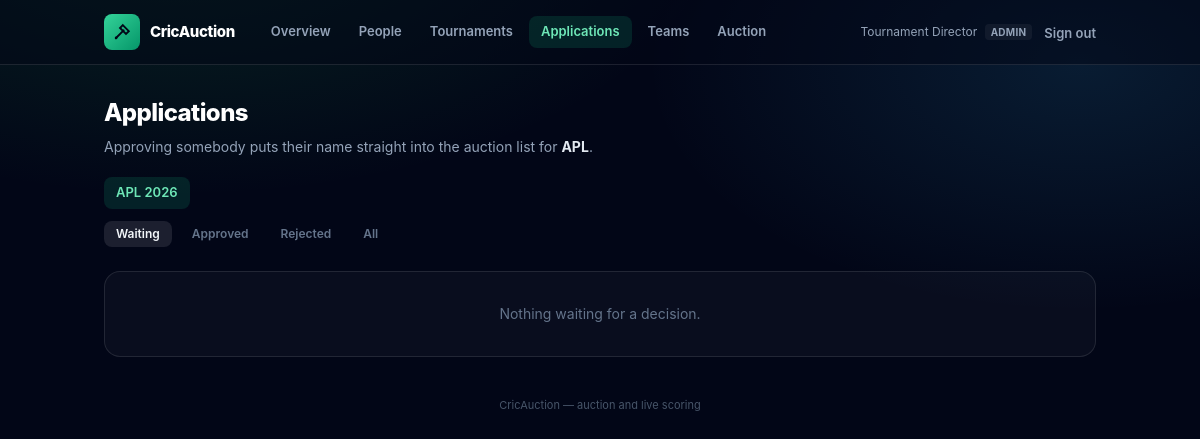
Page /admin/applications.php (signed in) on the committed database.
### tables this page shows
CREATE TABLE `users` (
    `id`             INT UNSIGNED NOT NULL AUTO_INCREMENT,
    `username`       VARCHAR(40)      NULL,   
    `name`           VARCHAR(120) NOT NULL,
    `email`          VARCHAR(190) NOT NULL,   
    `phone`          VARCHAR(20)      NULL,
    `address`        VARCHAR(255)     NULL,
    `photo_path`     VARCHAR(255)     NULL,   
    `player_type`    ENUM('batsman','batting_all_rounder','all_rounder','bowling_all_rounder','wicket_keeper','bowler') NULL,
    `password_hash`  VARCHAR(255) NOT NULL,
 
    `must_change_password` TINYINT(1) NOT NULL DEFAULT 0,
    `role`           ENUM('admin','team_owner','scorer','viewer','player') NOT NULL DEFAULT 'viewer',
    `status`         ENUM('pending','approved','rejected','suspended') NOT NULL DEFAULT 'approved',
    `approved_by`    INT UNSIGNED     NULL,
    `approved_at`    DATETIME         NULL,
    `team_id`        INT UNSIGNED     NULL,   
    `avatar_url`     VARCHAR(255)     NULL,
    `is_active`      TINYINT(1)   NOT NULL DEFAULT 1,
    `last_login_at`  DATETIME         NULL,
    `created_at`     TIMESTAMP    NOT NULL DEFAULT CURRENT_TIMESTAMP,
    `updated_at`     TIMESTAMP    NOT NULL DEFAULT CURRENT_TIMESTAMP ON UPDATE CURRENT_TIMESTAMP,

    PRIMARY KEY (`id`),
    UNIQUE KEY `uq_users_email` (`email`),
    UNIQUE KEY `uq_users_username` (`username`),
 
    UNIQUE KEY `uq_users_owner_team` (`team_id`),
    KEY `idx_users_role` (`role`, `is_active`),
    KEY `idx_users_status` (`status`, `role`),

    CONSTRAINT `fk_users_team`
        FOREIGN KEY (`team_id`) REFERENCES `teams` (`id`),
    CONSTRAINT `fk_users_approved_by`
        FOREIGN KEY (`approved_by`) REFERENCES `users` (`id`),

 
    CONSTRAINT `chk_users_team_role` CHECK (
        (`role` = 'team_owner' AND `team_id` IS NOT NULL)
        OR (`role` <> 'team_owner' AND `team_id` IS NULL)
    )
);

CREATE TABLE `tournaments` (
    `id`                 INT UNSIGNED    NOT NULL AUTO_INCREMENT,
    `name`               VARCHAR(120)    NOT NULL,
    `season_year`        SMALLINT UNSIGNED NOT NULL,
    `logo_url`           VARCHAR(255)        NULL,

 
    `secret_code`        VARCHAR(16)         NULL,

 
    `start_date`         DATE                NULL,
    `auction_date`       DATE                NULL,   
    `end_date`           DATE                NULL,
 
    `team_name_change_deadline` DATE          NULL,
    `registration_open`  TINYINT(1)      NOT NULL DEFAULT 1,

 
    `purse_per_team`     DECIMAL(14,2)   NOT NULL DEFAULT 10000000.00,
    `min_squad_size`     TINYINT UNSIGNED NOT NULL DEFAULT 11,
    `max_squad_size`     TINYINT UNSIGNED NOT NULL DEFAULT 15,
    `max_overseas`       TINYINT UNSIGNED NOT NULL DEFAULT 4,
    `bid_increment`      DECIMAL(14,2)   NOT NULL DEFAULT 500000.00,
    `bid_timer_seconds`  SMALLINT UNSIGNED NOT NULL DEFAULT 30,

 
    `overs_per_innings`  TINYINT UNSIGNED NOT NULL DEFAULT 20,
    `balls_per_over`     TINYINT UNSIGNED NOT NULL DEFAULT 6,

    `status`             ENUM('draft','auction','ongoing','completed') NOT NULL DEFAULT 'draft',
    `created_at`         TIMESTAMP       NOT NULL DEFAULT CURRENT_TIMESTAMP,
    `updated_at`         TIMESTAMP       NOT NULL DEFAULT CURRENT_TIMESTAMP ON UPDATE CURRENT_TIMESTAMP,

    PRIMARY KEY (`id`),
    UNIQUE KEY `uq_tournament_name_season` (`name`, `season_year`),
    UNIQUE KEY `uq_tournament_secret` (`secret_code`),
    KEY `idx_tournament_status` (`status`),

    CONSTRAINT `chk_tournament_squad`   CHECK (`max_squad_size` >= `min_squad_size`),
    CONSTRAINT `chk_tournament_purse`   CHECK (`purse_per_team` > 0),
    CONSTRAINT `chk_tournament_overs`   CHECK (`overs_per_innings` BETWEEN 1 AND 50)
);

### app/Core/Security.php (called while the page is built, shortened)
<?php
final class Security
{
    public static function e(?string $value): string
    {
        return htmlspecialchars((string) $value, ENT_QUOTES | ENT_SUBSTITUTE, 'UTF-8');
    }
}

### config/config.php (called while the page is built, shortened)
<?php
require_once BASE_PATH . '/app/Core/Env.php';
spl_autoload_register(static function (string $class): void {
    $prefix = 'App\\';
    $relative = str_replace('\\', '/', substr($class, strlen($prefix)));
    $file     = BASE_PATH . '/app/' . $relative . '.php';
});
require_once BASE_PATH . '/config/db.php';
if (!function_exists('e')) {
    function e(?string $value): string
    {
        return Security::e($value);
    }
}

### app/Core/Auth.php (called while the page is built, shortened)
<?php
final class Auth
{
    public static function user(): ?array
    {
        return $_SESSION['user'] ?? null;
    }
    public static function id(): ?int
    {
        $id = self::user()['id'] ?? null;
        return $id === null ? null : (int) $id;
    }
    public static function refresh(): bool
    {
        $id = self::id();
        try {
            $row = \Database::one(
                'SELECT role, status, team_id, must_change_password, is_active
                   FROM users WHERE id = :id',
                [':id' => $id]
            );
        } catch (\Throwable) {
            return true;
        }
        return true;
    }
    public static function require(string ...$roles): void
    {
        $base = defined('APP_URL') && APP_URL !== '' ? APP_URL : '';
        if (!self::refresh()) {
            self::logout();
            header('Location: ' . $base . '/login.php?ended=1');
            exit;
        }
    }
}

### app/Core/Env.php (called while the page is built, shortened)
<?php
final class Env
{
    private static ?array $vars = null;
    public static function load(string $path): void
    {
        if (self::$vars !== null) {
            return;
        }
        self::$vars = [];
        if (!is_readable($path)) {
            return;
        }
    }
    public static function get(string $key, ?string $default = null): ?string
    {
        return self::$vars[$key] ?? $default;
    }
}

### config/db.php (called while the page is built, shortened)
<?php
require_once __DIR__ . '/../app/Core/Env.php';
final class Database
{
    private static ?PDO $instance = null;
    public static function pdo(): PDO
    {
        if (self::$instance instanceof PDO) {
            return self::$instance;
        }
        $host    = Env::get('DB_HOST', '127.0.0.1');
        $port    = Env::get('DB_PORT', '3306');
        $name    = Env::get('DB_NAME', 'cric_auction');
        $charset = Env::get('DB_CHARSET', 'utf8mb4');
        $dsn = sprintf('mysql:host=%s;port=%s;dbname=%s;charset=%s', $host, $port, $name, $charset);
        $options = [
            PDO::ATTR_ERRMODE            => PDO::ERRMODE_EXCEPTION,
            PDO::ATTR_DEFAULT_FETCH_MODE => PDO::FETCH_ASSOC,
            PDO::ATTR_EMULATE_PREPARES   => false,
            PDO::ATTR_STRINGIFY_FETCHES  => false,
            PDO::ATTR_PERSISTENT         => false,
            PDO::MYSQL_ATTR_INIT_COMMAND =>
                "SET SESSION sql_mode='STRICT_ALL_TABLES,NO_ENGINE_SUBSTITUTION', time_zone='+00:00'",
        ];
        try {
            self::$instance = new PDO($dsn, (string) Env::get('DB_USER', ''), (string) Env::get('DB_PASS', ''), $options);
        } catch (PDOException $e) {
            error_log('[DB] connection failed: ' . $e->getMessage());
            if (Env::get('APP_ENV', 'local') === 'production') {
                http_response_code(503);
                exit('Service temporarily unavailable.');
            }
            throw new RuntimeException(
                'Database connection failed. Check .env and that MySQL is running. (' . $e->getMessage() . ')',
                (int) $e->getCode(),
                $e
            );
        }
        return self::$instance;
    }
    public static function run(string $sql, array $params = []): PDOStatement
    {
        $stmt = self::pdo()->prepare($sql);
        foreach ($params as $key => $value) {
            $type = match (true) {
                is_int($value)  => PDO::PARAM_INT,
                is_bool($value) => PDO::PARAM_BOOL,
                is_null($value) => PDO::PARAM_NULL,
                default         => PDO::PARAM_STR,
            };
            $stmt->bindValue(is_int($key) ? $key + 1 : $key, $value, $type);
        }
        $stmt->execute();
        return $stmt;
    }
    public static function all(string $sql, array $params = []): array
    {
        return self::run($sql, $params)->fetchAll();
    }
    public static function one(string $sql, array $params = []): ?array
    {
        $row = self::run($sql, $params)->fetch();
        return is_array($row) ? $row : null;
    }
}

### app/Services/TournamentService.php (called while the page is built, shortened)
<?php
final class TournamentService
{
    public function find(int $tournamentId): array
    {
        $row = Database::one('SELECT * FROM tournaments WHERE id = :id', [':id' => $tournamentId]);
        return $row;
    }
    public function listTournaments(): array
    {
        return Database::all(
            'SELECT t.*,
                    (SELECT COUNT(*) FROM teams   WHERE tournament_id = t.id) AS team_count,
                    (SELECT COUNT(*) FROM players WHERE tournament_id = t.id) AS player_count,
                    (SELECT COUNT(*) FROM tournament_registrations
                      WHERE tournament_id = t.id AND status = \'pending\')    AS pending_count
               FROM tournaments t
           ORDER BY t.season_year DESC, t.name'
        );
    }
    public function applications(int $tournamentId, string $status = 'pending'): array
    {
        return Database::all(
            'SELECT r.id, r.status, r.applied_at, r.note,
                    u.id AS user_id, u.username, u.name, u.email, u.phone, u.address,
                    u.photo_path, u.player_type, u.status AS user_status,
                    d.name AS decided_by_name, r.decided_at
               FROM tournament_registrations r
               JOIN users u ON u.id = r.user_id
          LEFT JOIN users d ON d.id = r.decided_by
              WHERE r.tournament_id = :t
                AND (:all = 1 OR r.status = :status)
           ORDER BY r.applied_at',
            [':t' => $tournamentId, ':all' => $status === 'all' ? 1 : 0, ':status' => $status]
        );
    }
}

### public/admin/applications.php (the view, shortened to what this page needs)
<?php
require_once dirname(dirname(__DIR__)) . '/config/config.php';
require_once BASE_PATH . '/app/Views/layouts/shell.php';
Auth::require(Auth::ROLE_ADMIN);
$tournaments = new TournamentService();
$all = $tournaments->listTournaments();
    ?>
    <?php
$tournamentId = isset($_GET['tournament']) ? (int) $_GET['tournament'] : (int) $all[0]['id'];
$status       = (string) ($_GET['status'] ?? 'pending');
$tournament   = $tournaments->find($tournamentId);
$queue        = $tournaments->applications($tournamentId, $status);
$links = [
    ['href' => 'index.php',        'label' => 'Overview'],
    ['href' => 'users.php',        'label' => 'People'],
    ['href' => 'tournaments.php',  'label' => 'Tournaments'],
    ['href' => 'applications.php', 'label' => 'Applications', 'current' => true],
    ['href' => 'teams.php',        'label' => 'Teams'],
    ['href' => 'auction.php',      'label' => 'Auction'],
];
page_head('Applications', '../', $links);
?>
<h1 class="text-2xl font-extrabold tracking-tight text-white">Applications</h1>
<p class="mt-2 text-sm text-slate-400">
    Approving somebody puts their name straight into the auction list for
    <strong class="text-slate-200"><?= e((string) $tournament['name']) ?></strong>.
</p>
<div class="no-bar mt-5 flex gap-2 overflow-x-auto">
    <?php foreach ($all as $row): ?>
        <a href="applications.php?tournament=<?= (int) $row['id'] ?>&status=<?= e($status) ?>"
           class="whitespace-nowrap rounded-lg px-3 py-1.5 text-[13px] font-semibold transition <?=
               (int) $row['id'] === $tournamentId
                   ? 'bg-emerald-500/15 text-emerald-300'
                   : 'border border-white/10 text-slate-400 hover:bg-white/5' ?>">
            <?= e((string) $row['name']) ?> <?= e((string) $row['season_year']) ?>
        </a>
    <?php endforeach; ?>
</div>
<div class="no-bar mt-3 flex gap-2 overflow-x-auto">
    <?php foreach (['pending' => 'Waiting', 'approved' => 'Approved', 'rejected' => 'Rejected', 'all' => 'All'] as $value => $label): ?>
        <a href="applications.php?tournament=<?= $tournamentId ?>&status=<?= e($value) ?>"
           class="whitespace-nowrap rounded-lg px-3 py-1 text-[12px] font-semibold transition <?=
               $status === $value ? 'bg-white/10 text-slate-100' : 'text-slate-500 hover:text-slate-300' ?>">
            <?= e($label) ?>
        </a>
    <?php endforeach; ?>
</div>
<?php if ($queue === []): ?>
    <p class="mt-6 rounded-2xl border border-white/10 bg-white/[0.03] p-8 text-center text-sm text-slate-500">
        <?= $status === 'pending' ? 'Nothing waiting for a decision.' : 'Nothing here.' ?>
    </p>
<?php endif; ?>
<?php page_foot(); ?>

### app/Views/layouts/shell.php (shortened to what this page needs)
<?php
function page_head(string $title, string $up = '', array $links = []): void
{
    $user = Auth::user();
    ?><!DOCTYPE html>
<html lang="en" class="dark">
<head>
    <link rel="stylesheet" href="<?= e($up) ?>assets/css/app.css">
</head>
<body class="bg-gate min-h-screen font-sans text-slate-200">
<header class="border-b border-white/10 bg-slate-950/50">
    <div class="mx-auto flex max-w-5xl flex-wrap items-center gap-x-6 gap-y-3 px-4 py-3.5">
        <a href="<?= e($up) ?>index.php" class="flex items-center gap-2.5">
            <span class="grid h-9 w-9 place-items-center rounded-lg bg-gradient-to-br from-emerald-400 to-emerald-600">
                <svg viewBox="0 0 24 24" class="h-5 w-5 text-slate-950" fill="none" stroke="currentColor" stroke-width="2.2" stroke-linecap="round">
                    <path d="M4.5 19.5 14 10"/><path d="M13 3.8 20.2 11l-3.4 3.4L9.6 7.2z"/><circle cx="5" cy="19" r="1.6" fill="currentColor" stroke="none"/>
                </svg>
            </span>
            <span class="text-[15px] font-extrabold tracking-tight text-white"><?= e(APP_NAME) ?></span>
        </a>
        <?php if ($links !== []): ?>
            <nav class="no-bar order-3 -mx-1 flex w-full gap-1 overflow-x-auto sm:order-none sm:mx-0 sm:w-auto">
                <?php foreach ($links as $link): ?>
                    <a href="<?= e($link['href']) ?>"
                       class="whitespace-nowrap rounded-lg px-3 py-1.5 text-[13px] font-semibold transition <?= !empty($link['current'])
                           ? 'bg-emerald-500/15 text-emerald-300'
                           : 'text-slate-400 hover:bg-white/5 hover:text-slate-200' ?>">
                        <?= e($link['label']) ?>
                    </a>
                <?php endforeach; ?>
            </nav>
        <?php endif; ?>
        <div class="ml-auto flex items-center gap-3">
            <?php if ($user !== null): ?>
                <span class="hidden text-[12px] text-slate-400 sm:block">
                    <?= e((string) $user['name']) ?>
                    <span class="ml-1 rounded bg-white/5 px-1.5 py-0.5 text-[10px] font-bold uppercase tracking-wide text-slate-400">
                        <?= e(str_replace('_', ' ', (string) $user['role'])) ?>
                    </span>
                </span>
                <form method="post" action="<?= e($up) ?>logout.php" class="inline">
                    <button type="submit" class="text-[13px] font-semibold text-slate-400 transition hover:text-rose-300">
                        Sign out
                    </button>
                </form>
            <?php else: ?>
                <a href="<?= e($up) ?>login.php" class="text-[13px] font-semibold text-slate-300 hover:text-emerald-300">Sign in</a>
                <a href="<?= e($up) ?>register.php"
                   class="rounded-lg bg-emerald-500 px-3 py-1.5 text-[13px] font-bold text-slate-950 hover:brightness-110">Register</a>
            <?php endif; ?>
        </div>
    </div>
</header>
<main class="mx-auto max-w-5xl px-4 py-8">
<?php
}
    ?>
    <?php
function page_foot(): void
{
    ?>
</main>
<footer class="mx-auto max-w-5xl px-4 pb-10 pt-2 text-center text-[11px] text-slate-600">
    <?= e(APP_NAME) ?> — auction and live scoring
</footer>
</body>
</html>
<?php
}
    ?>

### rows in the picture
users: role "ADMIN"
tournaments: name "APL", season_year "2026"

### other values in the picture
APP_NAME "CricAuction"
$link['label'] "Overview"
$link['label'] "People"
$link['label'] "Tournaments"
$link['label'] "Applications"
$link['label'] "Teams"
$link['label'] "Auction"
$user['name'] "Tournament Director"
$label "Waiting"
$label "Approved"
$label "Rejected"
$label "All"
